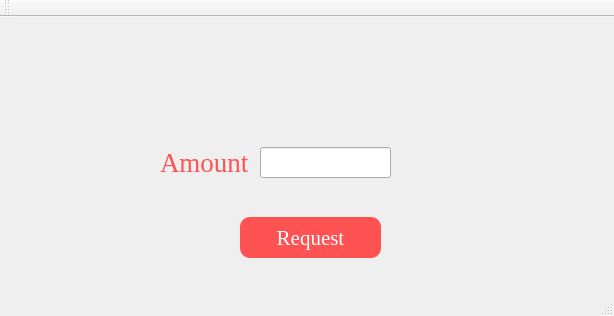
<?xml version="1.0" encoding="UTF-8"?>
<ui version="4.0">
 <class>bloodRequestPageClass</class>
 <widget class="QMainWindow" name="bloodRequestPageClass">
  <property name="geometry">
   <rect>
    <x>0</x>
    <y>0</y>
    <width>614</width>
    <height>316</height>
   </rect>
  </property>
  <property name="windowTitle">
   <string>bloodRequestPage</string>
  </property>
  <widget class="QWidget" name="centralWidget">
   <widget class="QPushButton" name="requestBtn">
    <property name="geometry">
     <rect>
      <x>240</x>
      <y>200</y>
      <width>141</width>
      <height>41</height>
     </rect>
    </property>
    <property name="palette">
     <palette>
      <active>
       <colorrole role="Button">
        <brush brushstyle="SolidPattern">
         <color alpha="255">
          <red>255</red>
          <green>82</green>
          <blue>82</blue>
         </color>
        </brush>
       </colorrole>
       <colorrole role="ButtonText">
        <brush brushstyle="SolidPattern">
         <color alpha="255">
          <red>255</red>
          <green>255</green>
          <blue>255</blue>
         </color>
        </brush>
       </colorrole>
       <colorrole role="Base">
        <brush brushstyle="SolidPattern">
         <color alpha="255">
          <red>255</red>
          <green>82</green>
          <blue>82</blue>
         </color>
        </brush>
       </colorrole>
       <colorrole role="Window">
        <brush brushstyle="SolidPattern">
         <color alpha="255">
          <red>255</red>
          <green>82</green>
          <blue>82</blue>
         </color>
        </brush>
       </colorrole>
      </active>
      <inactive>
       <colorrole role="Button">
        <brush brushstyle="SolidPattern">
         <color alpha="255">
          <red>255</red>
          <green>82</green>
          <blue>82</blue>
         </color>
        </brush>
       </colorrole>
       <colorrole role="ButtonText">
        <brush brushstyle="SolidPattern">
         <color alpha="255">
          <red>255</red>
          <green>255</green>
          <blue>255</blue>
         </color>
        </brush>
       </colorrole>
       <colorrole role="Base">
        <brush brushstyle="SolidPattern">
         <color alpha="255">
          <red>255</red>
          <green>82</green>
          <blue>82</blue>
         </color>
        </brush>
       </colorrole>
       <colorrole role="Window">
        <brush brushstyle="SolidPattern">
         <color alpha="255">
          <red>255</red>
          <green>82</green>
          <blue>82</blue>
         </color>
        </brush>
       </colorrole>
      </inactive>
      <disabled>
       <colorrole role="Button">
        <brush brushstyle="SolidPattern">
         <color alpha="255">
          <red>255</red>
          <green>82</green>
          <blue>82</blue>
         </color>
        </brush>
       </colorrole>
       <colorrole role="ButtonText">
        <brush brushstyle="SolidPattern">
         <color alpha="255">
          <red>120</red>
          <green>120</green>
          <blue>120</blue>
         </color>
        </brush>
       </colorrole>
       <colorrole role="Base">
        <brush brushstyle="SolidPattern">
         <color alpha="255">
          <red>255</red>
          <green>82</green>
          <blue>82</blue>
         </color>
        </brush>
       </colorrole>
       <colorrole role="Window">
        <brush brushstyle="SolidPattern">
         <color alpha="255">
          <red>255</red>
          <green>82</green>
          <blue>82</blue>
         </color>
        </brush>
       </colorrole>
      </disabled>
     </palette>
    </property>
    <property name="font">
     <font>
      <family>Times New Roman</family>
      <pointsize>16</pointsize>
     </font>
    </property>
    <property name="styleSheet">
     <string notr="true">QPushButton {
    background-color: #FF5252 ;
     border-radius: 10px;
}

QPushButton:hover {
    background-color: #7A0000;
    border-radius: 10px;
}

QPushButton:pressed {
    background-color: black;
    border-radius: 10px;
}</string>
    </property>
    <property name="text">
     <string>Request</string>
    </property>
   </widget>
   <widget class="QLabel" name="label">
    <property name="geometry">
     <rect>
      <x>160</x>
      <y>120</y>
      <width>111</width>
      <height>51</height>
     </rect>
    </property>
    <property name="font">
     <font>
      <family>Times New Roman</family>
      <pointsize>20</pointsize>
     </font>
    </property>
    <property name="styleSheet">
     <string notr="true"> color: #FF5252 ;</string>
    </property>
    <property name="text">
     <string>Amount</string>
    </property>
   </widget>
   <widget class="QLabel" name="stateTxt">
    <property name="geometry">
     <rect>
      <x>280</x>
      <y>60</y>
      <width>111</width>
      <height>51</height>
     </rect>
    </property>
    <property name="font">
     <font>
      <family>Times New Roman</family>
      <pointsize>20</pointsize>
     </font>
    </property>
    <property name="styleSheet">
     <string notr="true"> color: #FF5252 ;</string>
    </property>
    <property name="text">
     <string/>
    </property>
   </widget>
   <widget class="QLineEdit" name="amount">
    <property name="geometry">
     <rect>
      <x>260</x>
      <y>130</y>
      <width>131</width>
      <height>31</height>
     </rect>
    </property>
   </widget>
  </widget>
  <widget class="QMenuBar" name="menuBar">
   <property name="geometry">
    <rect>
     <x>0</x>
     <y>0</y>
     <width>614</width>
     <height>26</height>
    </rect>
   </property>
  </widget>
  <widget class="QToolBar" name="mainToolBar">
   <attribute name="toolBarArea">
    <enum>TopToolBarArea</enum>
   </attribute>
   <attribute name="toolBarBreak">
    <bool>false</bool>
   </attribute>
  </widget>
  <widget class="QStatusBar" name="statusBar"/>
 </widget>
 <layoutdefault spacing="6" margin="11"/>
 <resources/>
 <connections/>
</ui>
